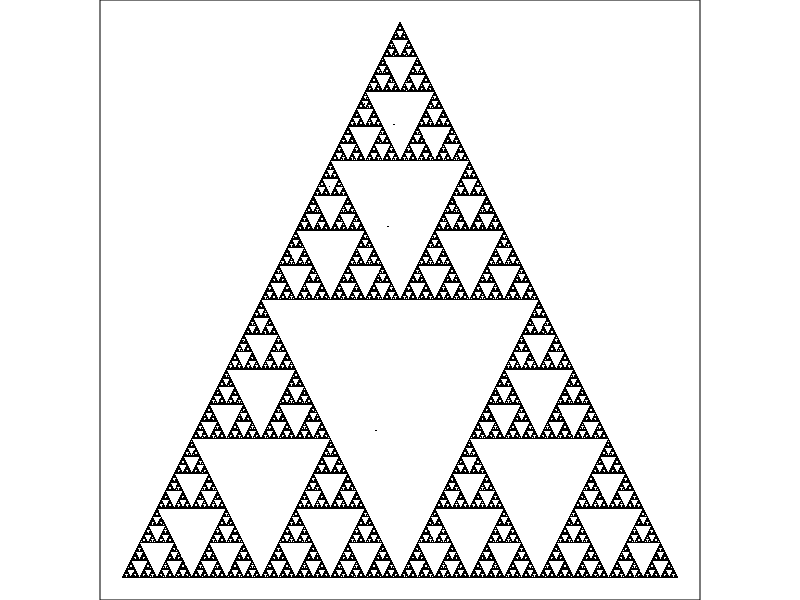

Write R code to recreate this figure.
## ---- chunk 1
# Vertices for an equilateral triangle. 
vertices <- list(A=c(0,0), B=c(6,0), C=c(3,3*sqrt(3)))

# Vertices for a random scalene triangle.  
# vertices <- list(A=runif(2,0,10), B=runif(2,0,10), C=runif(2,0,10))
## ---- chunk 2
# Function: calculate midpoint. 
midpoint <- function(a,b){
  mid <- c();
  mid[1] <- (a[1]+b[1])/2;
  mid[2] <- (a[2]+b[2])/2;
  return(mid)
}

# Function: call random vertex.
random_vertex <- function(vertices, p=c(1/3,1/3,1/3)){
  vertices[[sample(length(vertices), 1, p=p)]]
}

## ---- chunk 3
# Set parameters and create objects.     
n <- 1000000
plot_points <- list()

# Generate random starting point from within the triangle   
r <- runif(2,0,1)
plot_points[[1]] <- (1-sqrt(r[1]))*vertices$A + 
  (sqrt(r[1])*(1-r[2]))*vertices$B + (sqrt(r[1])*r[2])*vertices$C

# The chaos game  
for(i in 2:n){
  plot_points[[i]] <- midpoint(plot_points[[i-1]], random_vertex(vertices));
}

# Plot the points 
x_points <- unlist(plot_points)[c(T,F)]
y_points <- unlist(plot_points)[c(F,T)]
par(mar=c(0,0,0,0), pty="s", pch=17, cex=.15)
plot(x_points, y_points, yaxt="n", ylab="", xaxt='n', xlab = "")
## ---- chunk 4

